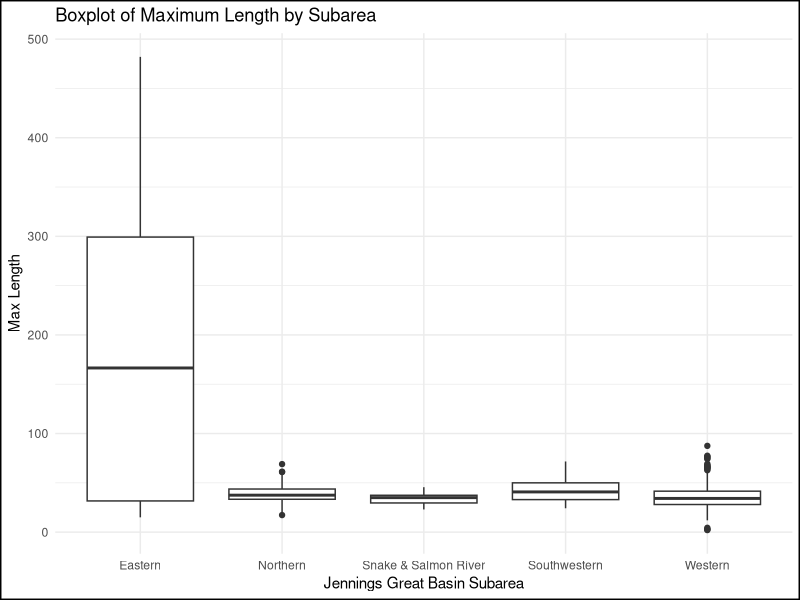
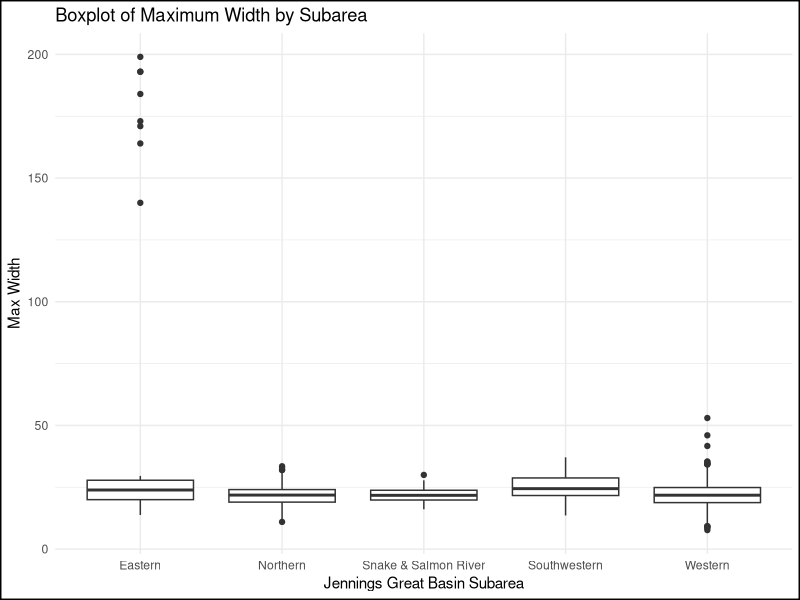

Reproduce these figures in R, in order.
## ---- chunk 1
knitr::opts_chunk$set(echo = TRUE)
## ---- chunk 2
library(dplyr)
library(ggplot2)
## ---- chunk 3
#pull in data compiled from various sites throughout the Great Basin (Thomas et al. nd - Alta Toquima), Ruby Pipeline (Hildebrandt et al. 2016), Last Supper Cave (Smith et al. 2015)  

data<-read.csv("PPT_data.csv")
## ---- chunk 4
# get a list of variable names
ls(data)

#create a vector of variable names that I want to replace any negative or empty values with NA

cols_to_check <- c("DSA", "LengthAxial", "LengthMax",  "PSA", "Thickness", "WidthBasal", "WidthMax", "WidthNeck")  

#attribute value must be greater than 0, otherwise it's na - I only want complete measurements
data[cols_to_check] <- lapply(data[cols_to_check], function(x) ifelse(x < 0, NA, x))
                              
#check that it worked
na.omit(data[data[2:7] < 0,])
## ---- chunk 5
data%>%
  filter(
  PointType2=="Elko Corner-notched"|PointType2=="Elko Eared"|PointType2=="Elko Series")%>%
  filter(Area_Jennings!="-"& Area_Jennings!="Western/Southwestern")%>%
  ggplot(aes(x=factor(Area_Jennings), y = LengthMax)) +
  geom_boxplot()+
  theme_minimal()+
 theme(plot.background = element_rect(color ="black", linewidth = 1))+
  labs(title = "Boxplot of Maximum Length by Subarea", 
       y = "Max Length",
       x = "Jennings Great Basin Subarea")



data%>%
  filter(
  PointType2=="Elko Corner-notched"|PointType2=="Elko Eared"|PointType2=="Elko Series")%>%
  filter(Area_Jennings!="-"& Area_Jennings!="Western/Southwestern")%>%
  filter(WidthMax < 200)%>%
  ggplot(aes(x=factor(Area_Jennings), y = WidthMax)) +
  geom_boxplot()+
  theme_minimal()+
 theme(plot.background = element_rect(color ="black", linewidth = 1))+
  labs(title = "Boxplot of Maximum Width by Subarea", 
       y = "Max Width",
       x = "Jennings Great Basin Subarea")



## ---- chunk 6
range(data$LengthMax, na.rm = T)
range(data$WidthMax, na.rm = T)
